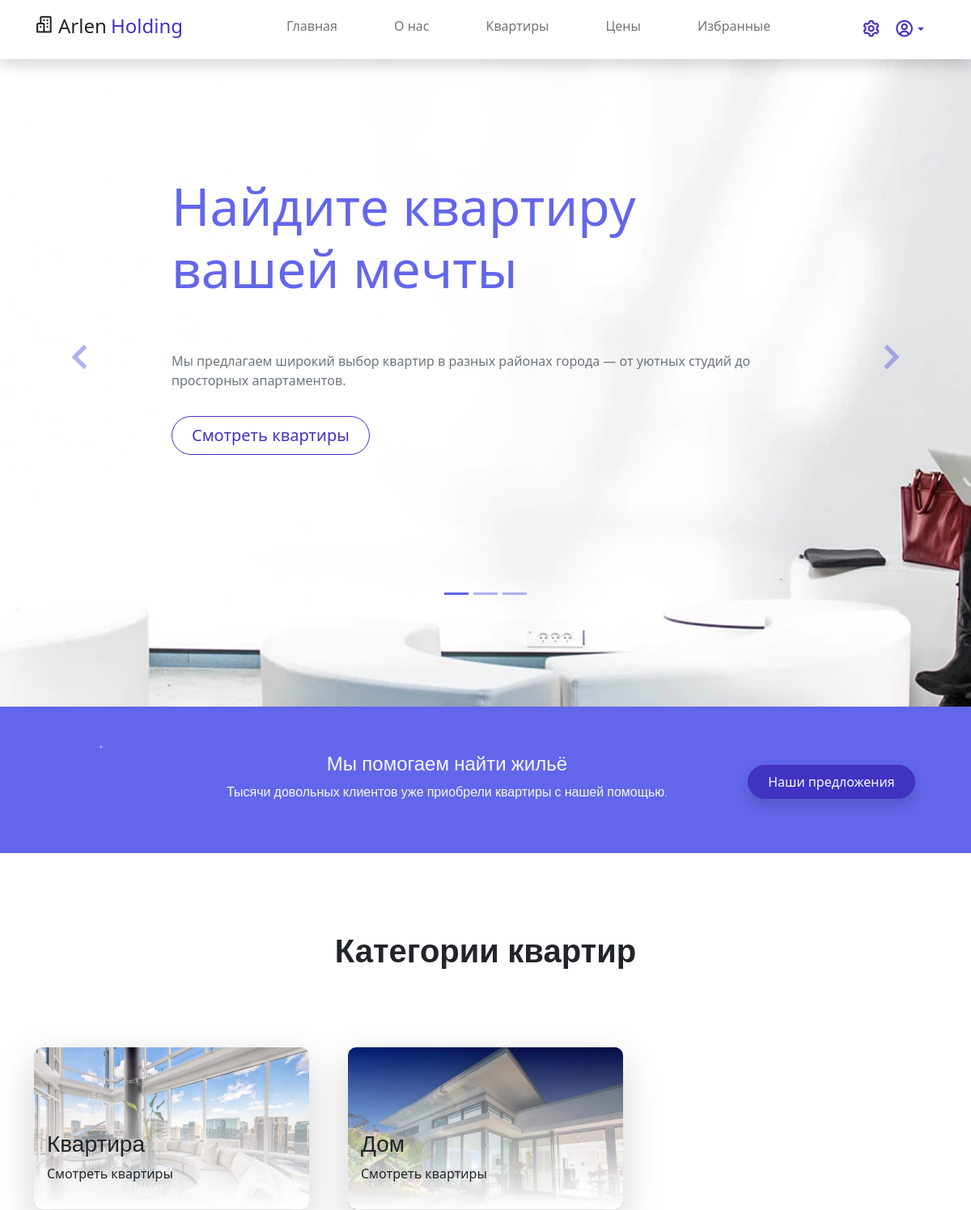
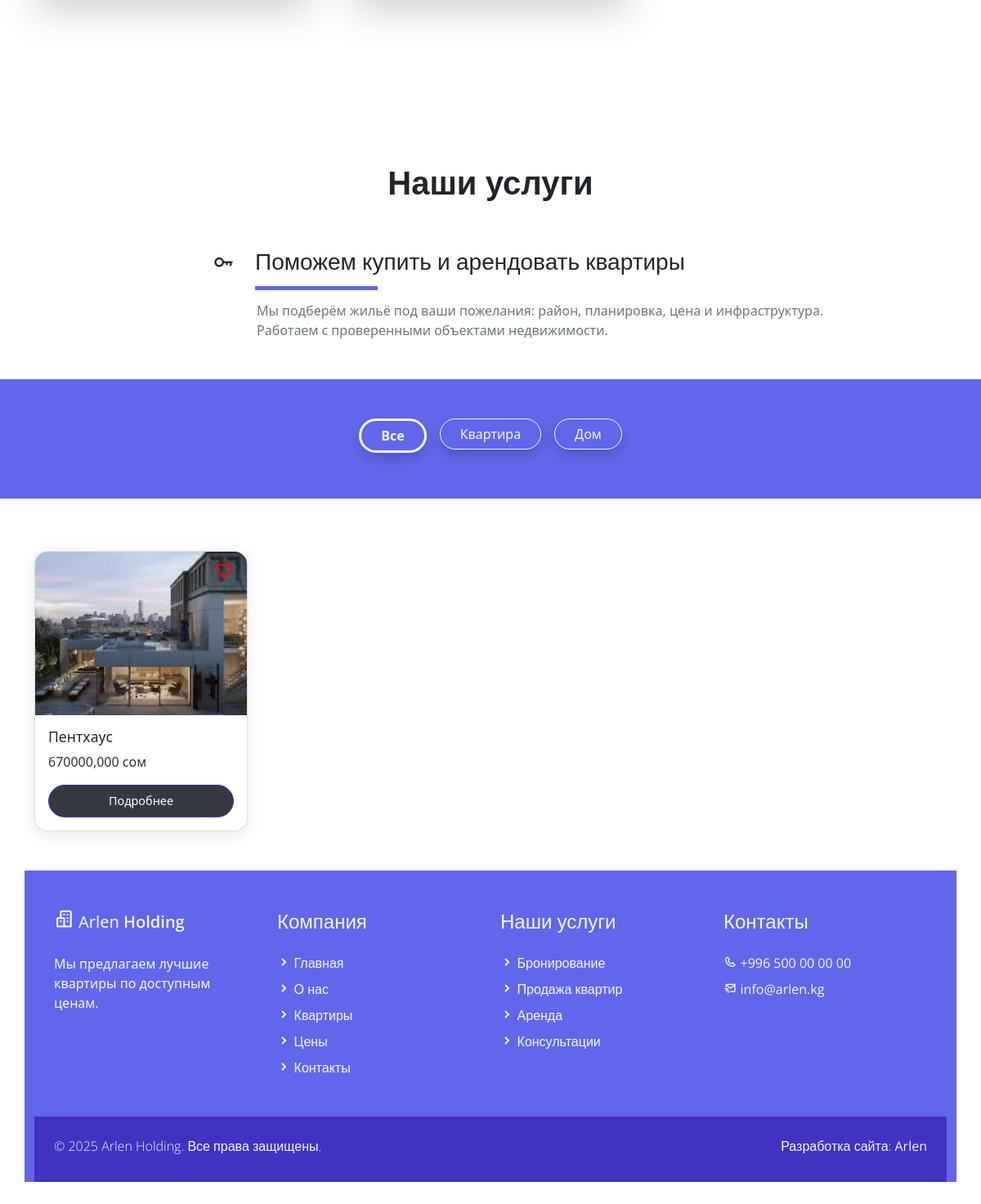
The page / on the database its author committed (2 pictures, top to bottom).
### product/models.py (models this page shows, shortened)
class Category(models.Model):
    title = models.CharField(max_length=50, verbose_name='Название')
    image = models.ImageField(upload_to='media/category_image', verbose_name='Изображение')
    parent_category = models.ForeignKey(
        'self',
        on_delete=models.CASCADE,
        null=True,
        blank=True,
        verbose_name='Родительская категория'
    )
    class Meta:
        verbose_name = 'Категория'
        verbose_name_plural = 'Категории'

class Estate(models.Model):
    title = models.CharField(max_length=100, verbose_name='Название')
    category = models.ForeignKey(Category, on_delete=models.PROTECT, verbose_name='Категория')
    cover = models.ImageField(upload_to='media/products_image', verbose_name='Обложка')
    area = models.DecimalField(decimal_places=1, max_digits=10, verbose_name='Площадь в метрах')
    city = models.ForeignKey(City, on_delete=models.PROTECT, verbose_name='Город')
    district = models.ForeignKey(District, on_delete=models.PROTECT, verbose_name='Улица')
    geo = models.TextField(verbose_name='Геолокация')
    price = models.DecimalField(decimal_places=3, max_digits=12, verbose_name='Цена')
    descriptions = models.TextField(verbose_name='Описание')
    video = models.FileField(upload_to='media/product_video', verbose_name='Видео')
    is_active = models.BooleanField(default=True)
    created_at = models.DateTimeField(auto_now_add=True, verbose_name='Дата создания')
    update_at = models.DateTimeField(auto_now=True, verbose_name='Последнее обновление')
    class Meta:
        verbose_name = 'Недвижимость'
        verbose_name_plural = 'Недвижимости'

### product/views.py (the view, shortened to what this page needs)
# urls.py: path('', views.index_view, name='index'),
def index_view(request):
    user = request.user
    categories = Category.objects.all()
    parent_categories = Category.objects.filter(parent_category__isnull=True)
    category_id = request.GET.get('category')
    current_category = None
    estates = Estate.objects.filter(is_active=True)
    estates = estates[:8]  # ограничение
    if user.is_authenticated:
        liked_ids = set(Favorite.objects.filter(user=user, estate__in=estates).values_list('estate_id', flat=True))
    else:
        liked_ids = set()
    estates_with_likes = [
        {'estate': estate, 'liked': estate.id in liked_ids}
        for estate in estates
    ]
    return render(request, 'main/index.html', {
        'categories': categories,
        'parent_categories': parent_categories,
        'current_category': current_category,
        'estates_with_likes': estates_with_likes,
    })

### product/templates/main/index.html (shortened to what this page needs)
{% extends 'base.html' %}
{% load static %}
{% block content %}
<div class="banner-wrapper bg-light">
    <div id="index_banner" class="banner-vertical-center-index container-fluid pt-5">
        <div id="carouselExampleIndicators" class="carousel slide" data-bs-ride="carousel">
            <ol class="carousel-indicators">
                <li data-bs-target="#carouselExampleIndicators" data-bs-slide-to="0" class="active"></li>
                <li data-bs-target="#carouselExampleIndicators" data-bs-slide-to="1"></li>
                <li data-bs-target="#carouselExampleIndicators" data-bs-slide-to="2"></li>
            </ol>
            <div class="carousel-inner">
                <div class="carousel-item active">
                    <div class="py-5 row d-flex align-items-center">
                        <div class="banner-content col-lg-8 col-8 offset-2 m-lg-auto text-left py-5 pb-5">
                            <h1 class="banner-heading h1 text-secondary display-3 mb-0 pb-5">
                                Найдите <strong>квартиру</strong> вашей мечты
                            </h1>
                            <p class="banner-body text-muted py-3">
                                Мы предлагаем широкий выбор квартир в разных районах города —
                                от уютных студий до просторных апартаментов.
                            </p>
                            <a class="banner-button btn rounded-pill btn-outline-primary btn-lg px-4" href="{% url 'estate_list' %}" role="button">Смотреть квартиры</a>
                        </div>
                    </div>
                </div>
            </div>
            <a class="carousel-control-prev text-decoration-none" href="#carouselExampleIndicators" role="button" data-bs-slide="prev">
                <i class='bx bx-chevron-left'></i>
            </a>
            <a class="carousel-control-next text-decoration-none" href="#carouselExampleIndicators" role="button" data-bs-slide="next">
                <i class='bx bx-chevron-right'></i>
            </a>
        </div>
    </div>
</div>
<section class="bg-secondary">
    <div class="container py-5">
        <div class="row d-flex justify-content-center text-center">
            <div class="col-lg-2 col-12 text-light align-items-center">
                <i class='display-1 bx bxs-home bx-lg'></i>
            </div>
            <div class="col-lg-7 col-12 text-light pt-2">
                <h3 class="h4 light-300">Мы помогаем найти жильё</h3>
                <p class="light-300">Тысячи довольных клиентов уже приобрели квартиры с нашей помощью.</p>
            </div>
            <div class="col-lg-3 col-12 pt-4">
                <a href="{% url 'estate_list' %}" class="btn btn-primary rounded-pill btn-block shadow px-4 py-2">Наши предложения</a>
            </div>
        </div>
    </div>
</section>
<section class="py-5 mb-5">
    <div class="container">
        <div class="recent-work-header row text-center pb-5">
            <h2 class="col-md-6 m-auto h2 semi-bold-600 py-5">Категории квартир</h2>
        </div>
        <div class="row gy-5 g-lg-5 mb-4">
            {% for category in parent_categories %}
            <div class="col-md-4 mb-3">
               <a href="{% url 'estate_list' %}?category={{ category.id }}"
   class="recent-work card border-0 shadow-lg overflow-hidden">
                    <img class="recent-work-img card-img" src="{{ category.image.url }}" alt="Категория"
                         style="width: 100%; height: 200px; object-fit: cover;">
                    <div class="recent-work-vertical card-img-overlay d-flex align-items-end">
                        <div class="recent-work-content text-start mb-3 ml-3 text-dark">
                            <h3 class="card-title light-300">{{ category.title }}</h3>
                            <p class="card-text">Смотреть квартиры</p>
                        </div>
                    </div>
                </a>
            </div>
            {% endfor %}
        </div>
    </div>
</section>
<section class="service-wrapper py-3">
    <div class="container-fluid pb-3">
        <div class="row">
            <h2 class="h2 text-center col-12 py-5 semi-bold-600">Наши услуги</h2>
            <div class="service-header col-2 col-lg-3 text-end light-300">
                <i class='bx bx-key h3 mt-1'></i>
            </div>
            <div class="service-heading col-10 col-lg-9 text-start float-end light-300">
                <h2 class="h3 pb-4 typo-space-line">Поможем купить и арендовать квартиры</h2>
            </div>
        </div>
        <p class="service-footer col-10 offset-2 col-lg-9 offset-lg-3 text-start pb-3 text-muted px-2">
            Мы подберём жильё под ваши пожелания: район, планировка, цена и инфраструктура.
            Работаем с проверенными объектами недвижимости.
        </p>
    </div>
    <div class="service-tag py-5 bg-secondary">
        <div class="container">
            <ul class="nav justify-content-center flex-wrap">
                <li class="nav-item mx-2 mb-2">
                    <a class="btn btn-outline-light shadow rounded-pill px-4 {% if not request.GET.category %}border-3 fw-bold{% endif %}"
                       href="{% url 'index' %}">
                        Все
                    </a>
                </li>
                {% for category in categories %}
                <li class="nav-item mx-2 mb-2">
                    <a href="?category={{ category.id }}"
                       class="btn btn-outline-light shadow rounded-pill px-4 {% if request.GET.category == category.id|stringformat:"s" %}border-3 fw-bold{% endif %}">
                        {{ category.title }}
                    </a>
                </li>
                {% endfor %}
            </ul>
        </div>
    </div>
</section>
<section class="container overflow-hidden py-5">
    <div class="row gx-4 gy-4">
{% for item in estates_with_likes %}
  <div class="col-sm-6 col-md-4 col-lg-3 mb-4">
    <div class="card estate-card h-100">
      <div class="position-relative">
        <img src="{{ item.estate.cover.url }}" class="card-img-top" alt="{{ item.estate.title }}">
        <button type="button" class="btn btn-sm position-absolute top-0 end-0 m-2 like-btn" style="border-radius: 50%; background: transparent; border: none;">
          {% if item.liked %}
            <i class="bx bxs-heart" style="color: red; font-size: 1.5rem;"></i>
          {% else %}
            <i class="bx bx-heart" style="color: red; font-size: 1.5rem;"></i>
          {% endif %}
        </button>
      </div>
      <div class="card-body d-flex flex-column">
        <h5 class="card-title">{{ item.estate.title }}</h5>
        <p class="card-text mb-3">{{ item.estate.price }} сом</p>
        <a href="{% url 'detail' item.estate.id %}" class="btn btn-primary mt-auto">Подробнее</a>
      </div>
    </div>
  </div>
{% endfor %}
{% endblock %}

### static/assets/css/templatemo.css (style rules this page uses)
html { font-family: 'Open Sans', sans-serif; }
p, a { font-weight: 400; }
.h2 { font-size: 40px; }
.h3 { font-size: 28px; }
.light-300 { font-family: 'Open Sans', sans-serif !important; font-weight: 300; }
.semi-bold-600 { font-family: 'Open Sans', sans-serif !important; font-weight: 600; }
.typo-space-line::after, .typo-space-line-center::after { content: ""; width: 150px; display:block; position: absolute; border-bottom: 5px solid #6266ea; padding-top: .5em; }
#index_banner { background-image: url('./../img/banner-bg-01.jpg'); background-position: center center; background-size: cover; height: 100%; min-height: 60vh; width: 100%; }
#index_banner .carousel-item { min-height: 60vh; }
#index_banner .carousel-control-prev i, #index_banner .carousel-control-next i { color: #6266ea !important; text-decoration: none; font-size: 4em; }
#index_banner .carousel-inner { height: 80vh; }
#index_banner .carousel-indicators li, #index_banner .carousel-indicators.active { background-color: #6266ea !important; }
.service-wrapper .service-footer { max-width: 720px; }
.recent-work.card { border-radius: 10px !important; }
.recent-work .recent-work-vertical { background: rgb(255,255,255); background: linear-gradient(0deg, rgba(255,255,255,1) 0%, rgba(255,255,255,0) 33.333%, rgba(97,84,199,1) 66.666%, rgba(255,255,255,0) 99.999%); background-size: 300% 300%; background-position: 0% 100%; transition: .5s; cursor: pointer; }

### product/templates/main/index.html (style rules this page uses)
.estate-card { border-radius: 1rem; overflow: hidden; background-color: white; box-shadow: 0 4px 20px rgba(0, 0, 0, 0.1); transition: transform 0.3s ease; height: 100%; display: flex; flex-direction: column; }
.estate-card img { width: 100%; height: 200px; object-fit: cover; }
.estate-card .card-body { padding: 1rem; flex-grow: 1; display: flex; flex-direction: column; justify-content: space-between; }
.estate-card h5 { margin: 0 0 0.5rem; font-size: 1.1rem; }
.estate-card p { margin: 0; font-size: 1rem; color: #333; }
.estate-card a { margin-top: 0.8rem; padding: 0.5rem 1rem; font-size: 0.9rem; background-color: #343a40; color: white; border-radius: 999px; text-decoration: none; text-align: center; }

### rows shown on the page
Category: image (picture), title "Квартира"
Category: image (picture), title "Дом"
Estate: estate.cover (picture), estate "Пентхаус", estate.price "670000,000"
